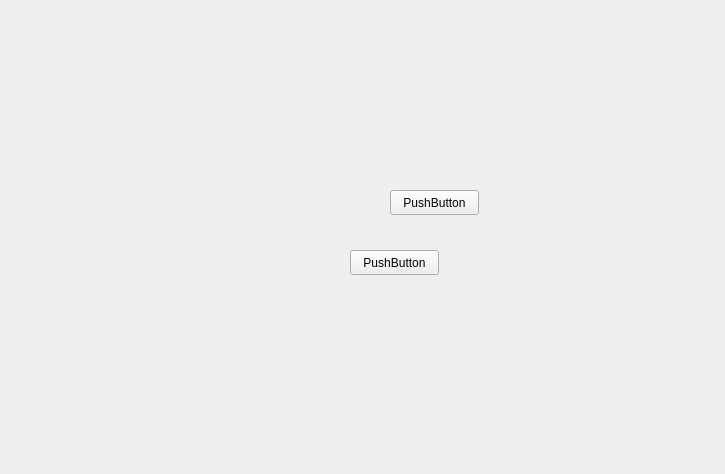
<?xml version="1.0" encoding="UTF-8"?>
<ui version="4.0">
 <class>Form</class>
 <widget class="QWidget" name="Form">
  <property name="geometry">
   <rect>
    <x>0</x>
    <y>0</y>
    <width>725</width>
    <height>474</height>
   </rect>
  </property>
  <property name="windowTitle">
   <string>Form</string>
  </property>
  <widget class="QPushButton" name="pushButton">
   <property name="geometry">
    <rect>
     <x>390</x>
     <y>190</y>
     <width>89</width>
     <height>25</height>
    </rect>
   </property>
   <property name="text">
    <string>PushButton</string>
   </property>
  </widget>
  <widget class="QPushButton" name="pushButton_2">
   <property name="geometry">
    <rect>
     <x>350</x>
     <y>250</y>
     <width>89</width>
     <height>25</height>
    </rect>
   </property>
   <property name="text">
    <string>PushButton</string>
   </property>
  </widget>
 </widget>
 <resources/>
 <connections/>
</ui>
